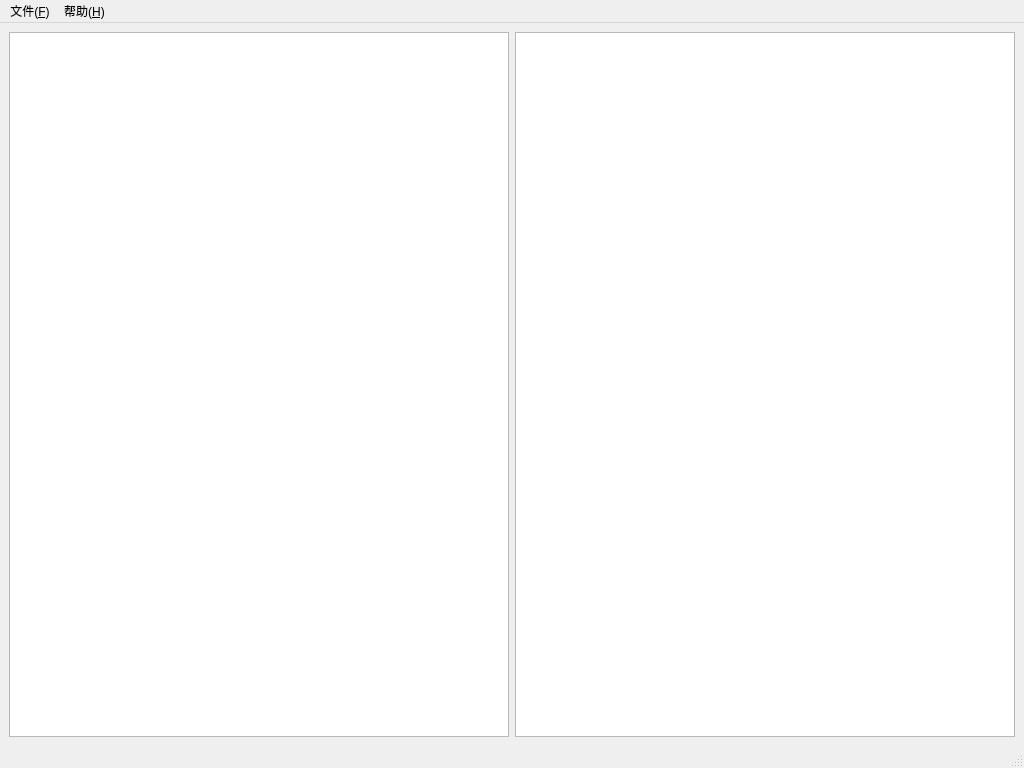
<?xml version="1.0" encoding="UTF-8"?>
<ui version="4.0">
 <class>MainWindow</class>
 <widget class="QMainWindow" name="MainWindow">
  <property name="geometry">
   <rect>
    <x>0</x>
    <y>0</y>
    <width>1024</width>
    <height>768</height>
   </rect>
  </property>
  <property name="sizePolicy">
   <sizepolicy hsizetype="Expanding" vsizetype="Expanding">
    <horstretch>0</horstretch>
    <verstretch>0</verstretch>
   </sizepolicy>
  </property>
  <property name="windowTitle">
   <string>JMarkDown</string>
  </property>
  <widget class="QWidget" name="centralwidget">
   <property name="sizePolicy">
    <sizepolicy hsizetype="Expanding" vsizetype="Expanding">
     <horstretch>0</horstretch>
     <verstretch>0</verstretch>
    </sizepolicy>
   </property>
   <layout class="QHBoxLayout" name="horizontalLayout">
    <item>
     <widget class="QTextEdit" name="inputArea">
      <property name="font">
       <font>
        <pointsize>13</pointsize>
       </font>
      </property>
      <property name="cursor" stdset="0">
       <cursorShape>IBeamCursor</cursorShape>
      </property>
     </widget>
    </item>
    <item>
     <widget class="QTextBrowser" name="display">
      <property name="font">
       <font>
        <pointsize>12</pointsize>
       </font>
      </property>
      <property name="cursor" stdset="0">
       <cursorShape>IBeamCursor</cursorShape>
      </property>
      <property name="openExternalLinks">
       <bool>true</bool>
      </property>
     </widget>
    </item>
   </layout>
  </widget>
  <widget class="QMenuBar" name="menubar">
   <property name="geometry">
    <rect>
     <x>0</x>
     <y>0</y>
     <width>1024</width>
     <height>19</height>
    </rect>
   </property>
   <widget class="QMenu" name="file_menu">
    <property name="title">
     <string>文件(&amp;F)</string>
    </property>
    <addaction name="new_action"/>
    <addaction name="open_action"/>
    <addaction name="save_action"/>
    <addaction name="save_as_action"/>
    <addaction name="separator"/>
    <addaction name="exit_action"/>
   </widget>
   <widget class="QMenu" name="help_menu">
    <property name="title">
     <string>帮助(&amp;H)</string>
    </property>
    <addaction name="about_action"/>
   </widget>
   <addaction name="file_menu"/>
   <addaction name="help_menu"/>
  </widget>
  <widget class="QStatusBar" name="statusbar"/>
  <action name="open_action">
   <property name="text">
    <string>打开(&amp;O)</string>
   </property>
   <property name="statusTip">
    <string>打开文件</string>
   </property>
   <property name="shortcut">
    <string>Ctrl+O</string>
   </property>
  </action>
  <action name="save_action">
   <property name="text">
    <string>保存(&amp;S)</string>
   </property>
   <property name="statusTip">
    <string>保存文件</string>
   </property>
   <property name="shortcut">
    <string>Ctrl+S</string>
   </property>
  </action>
  <action name="about_action">
   <property name="text">
    <string>关于(&amp;H)</string>
   </property>
   <property name="statusTip">
    <string>关于JMarkDown</string>
   </property>
   <property name="shortcut">
    <string>Ctrl+H</string>
   </property>
  </action>
  <action name="exit_action">
   <property name="text">
    <string>退出(&amp;X)</string>
   </property>
   <property name="statusTip">
    <string>退出JMarkDown</string>
   </property>
   <property name="shortcut">
    <string>Ctrl+X</string>
   </property>
  </action>
  <action name="new_action">
   <property name="text">
    <string>新建(&amp;N)</string>
   </property>
   <property name="statusTip">
    <string>新建文件</string>
   </property>
   <property name="shortcut">
    <string>Ctrl+N</string>
   </property>
  </action>
  <action name="save_as_action">
   <property name="text">
    <string>另存为(&amp;A)</string>
   </property>
   <property name="statusTip">
    <string>文件另存为</string>
   </property>
   <property name="shortcut">
    <string>Ctrl+A</string>
   </property>
  </action>
 </widget>
 <tabstops>
  <tabstop>inputArea</tabstop>
  <tabstop>display</tabstop>
 </tabstops>
 <resources/>
 <connections/>
</ui>
